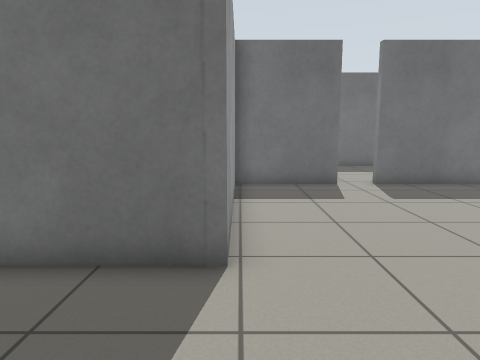
[1] (above)

20 first-person views from a walk through a world built for the Gazebo simulator. The camera is 0.94 m above the floor, tilts 8° down and sees 70° across. The floor is counted in squares, 0.5 m on a side. Each view is taken from the middle of a square. On the plan, view 1 faces up. The plan holds only what a view shows up to about 17 squares ahead; the rest is blank. The place goes on beyond the plan. Robots are left out.

[2]
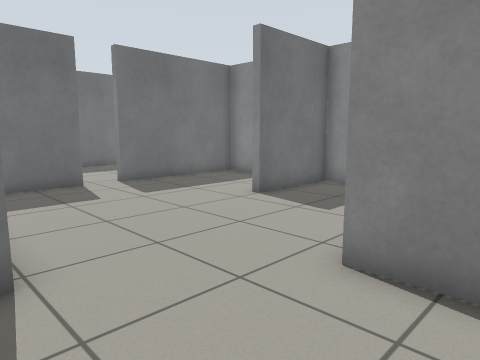

[3]
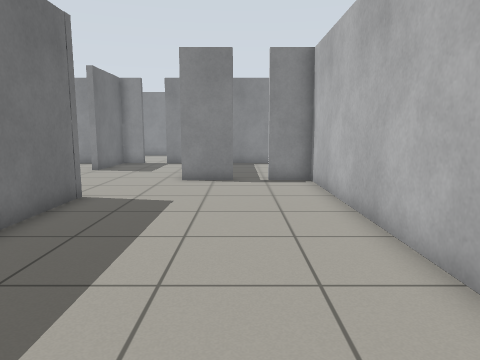

[4]
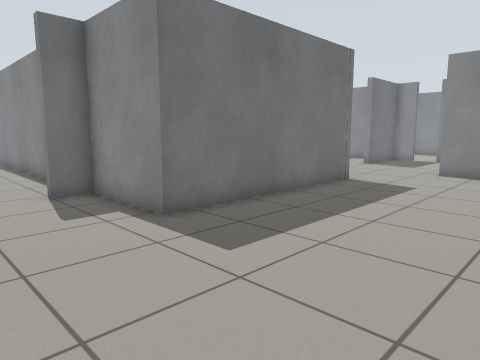

[5]
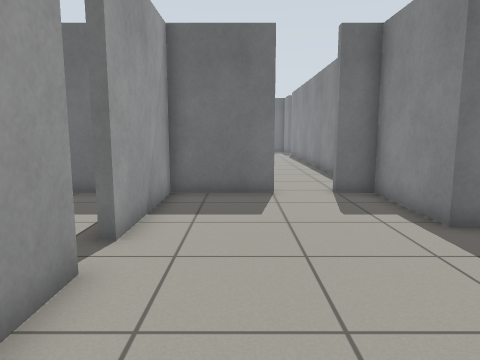

[6]
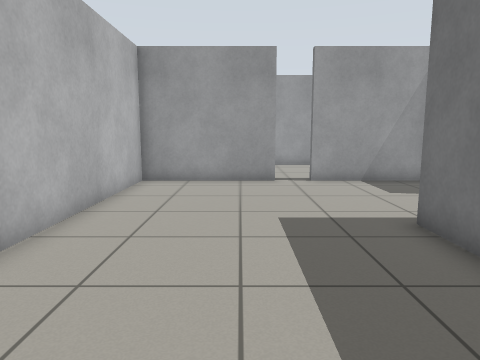

[7]
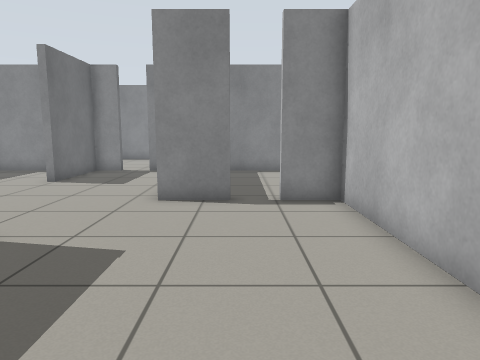

[8]
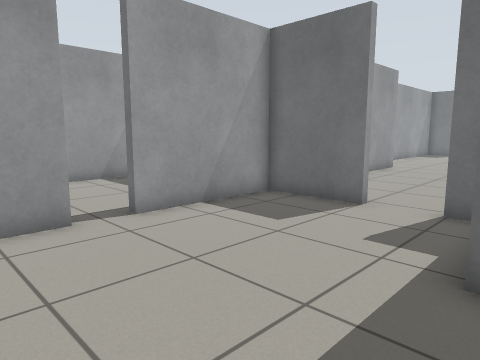

[9]
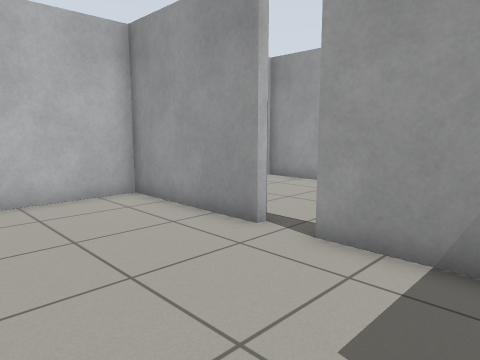

[10]
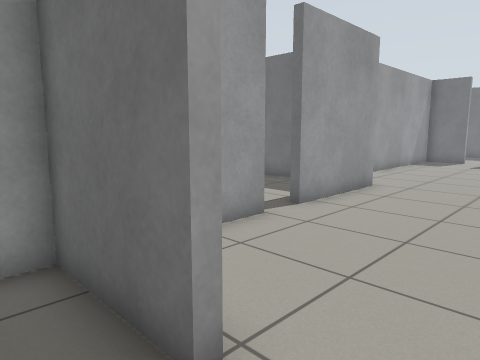

[11]
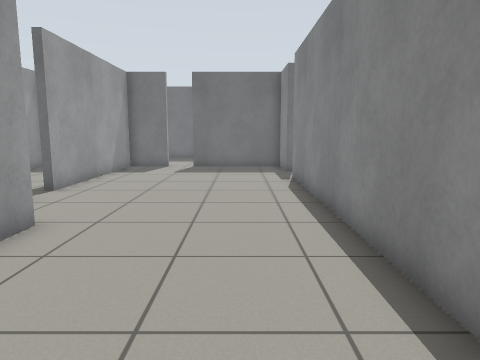

[12]
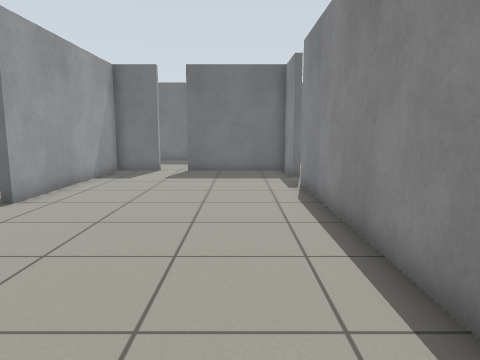

[13]
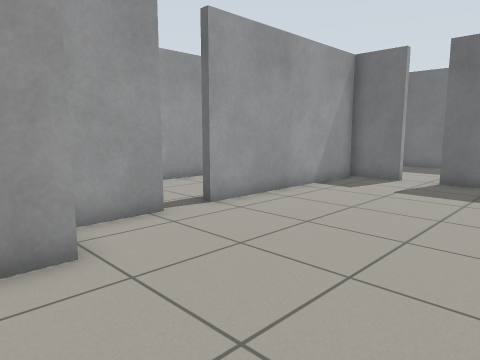

[14]
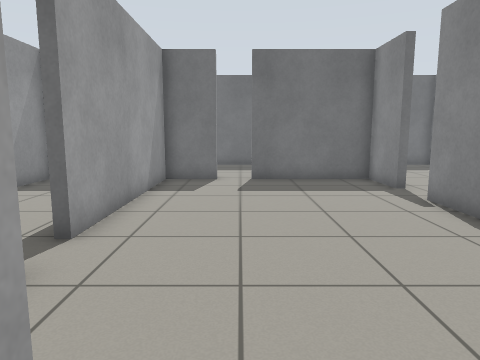

[15]
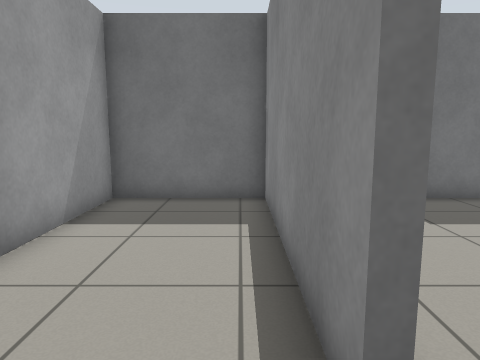

[16]
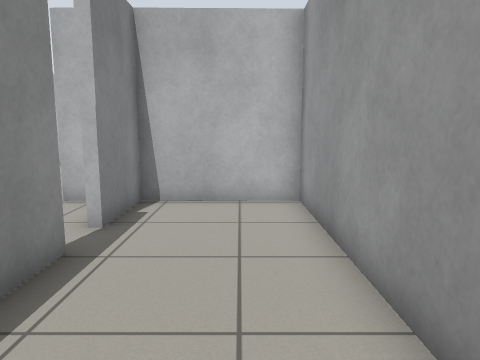

[17]
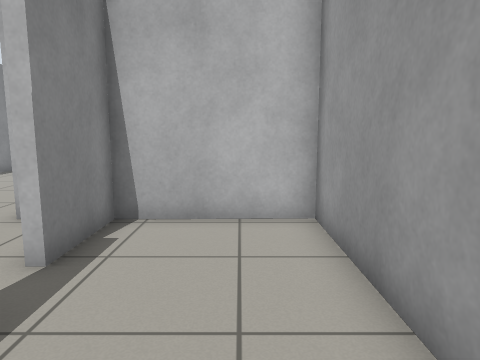

[18]
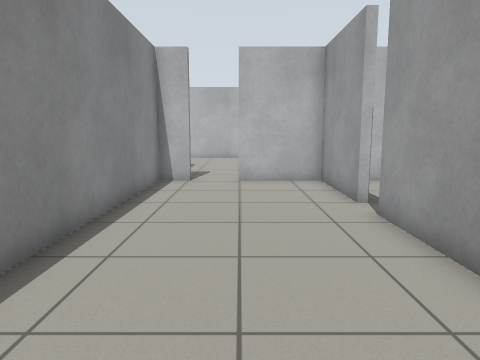

[19]
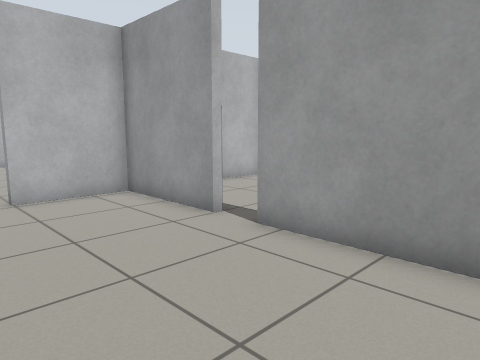

[20]
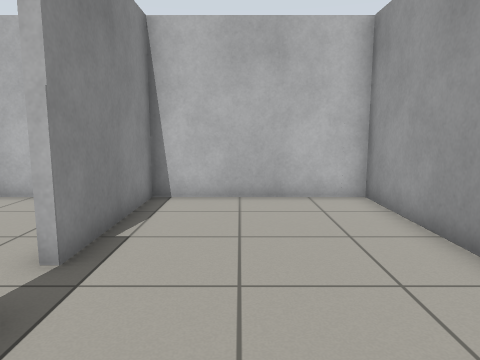

### Floor plan
Points are (right, up) in squares from view 1. A wall is a line through its corners. A room is listed if a view was taken in it or the views show most of it. See-through windows are left out.
Room 1 (views 1, 2, 3, 4, 5, 6, 7, 8, 9, 10)
walls: (-0.2, 4.6) (-8.9, 4.6) (-8.9, 8.5) (-10, 8.5); (-12, 8.5) (-15.2, 8.5) (-15.2, 3.8); (-15.2, 2.4) (-15.2, -2.8) (3.3, -2.8) (3.3, -1.1); (3.3, 0.2) (3.3, 2.4)
ways out: opening at (-11, 8.5) to room 2; opening at (-15, 3) to room 4; opening at (2, 3.7)
Room 2 (views 11, 12, 13, 14, 18, 19)
walls: (-15.9, 18.8) (-15.2, 18.8) (-15.2, 14.2); (-17, 21.4) (-17, 19.4); (-15.2, 13) (-15.2, 8.8) (-12, 8.8) (-12, 8.5); (-8.7, 28.2) (-8.7, 30.6) (-13.6, 30.6); (-14.9, 30.6) (-17, 30.6) (-17, 22.8); (-10, 8.5) (-10, 8.8) (-8.9, 8.8) (-8.7, 26.4)
ways out: opening at (-11, 8.5) to room 1; opening at (-17, 22) to room 3; opening at (-14, 31); opening at (-9, 27.5); gap at (-15, 31)
Room 3 (views 15, 16, 17)
walls: (-17, 22.8) (-17.3, 22.8) (-17.3, 30.6) (-21.6, 30.6) (-21.6, 18.7) (-17.3, 18.8) (-17.3, 21.4) (-17, 21.4)
ways out: opening at (-17, 22) to room 2
Room 4 (view 20)
walls: (-21.6, 2) (-21.6, -2.8) (-15.5, -2.8) (-15.5, 2.4); (-21.6, 7) (-21.6, 4.4); (-17.4, 8.5) (-18.2, 8.5)
ways out: opening at (-15, 3) to room 1

Where each view was taken, in squares from view 1:
view 1: 0 up, 0 right, facing up
view 2: 0 up, 1 left, facing up-right
view 3: 0 up, 10 left, facing right
view 4: 2 down, 13 left, facing up-right
view 5: 2 down, 13 left, facing up
view 6: 1 up, 2 left, facing left
view 7: 0 up, 6 left, facing right
view 8: 0 up, 8 left, facing up-left
view 9: 7 up, 10 left, facing down-left
view 10: 7 up, 10 left, facing up-left
view 11: 12 up, 11 left, facing up
view 12: 14 up, 11 left, facing up
view 13: 17 up, 10 left, facing up-left
view 14: 17 up, 14 left, facing up
view 15: 21 up, 18 left, facing up
view 16: 28 up, 20 left, facing down
view 17: 26 up, 20 left, facing down
view 18: 22 up, 12 left, facing down
view 19: 19 up, 10 left, facing down-left
view 20: 7 up, 18 left, facing down
